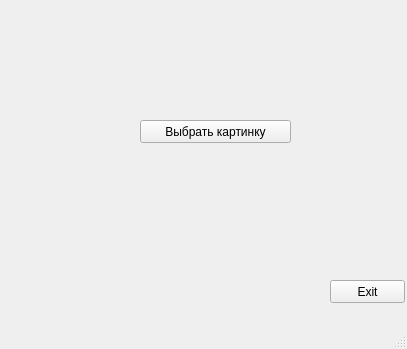
<?xml version="1.0" encoding="UTF-8"?>
<ui version="4.0">
 <class>MainWindow</class>
 <widget class="QMainWindow" name="MainWindow">
  <property name="geometry">
   <rect>
    <x>0</x>
    <y>0</y>
    <width>407</width>
    <height>349</height>
   </rect>
  </property>
  <property name="windowTitle">
   <string>MainWindow</string>
  </property>
  <widget class="QWidget" name="centralwidget">
   <widget class="QPushButton" name="pushButton">
    <property name="geometry">
     <rect>
      <x>330</x>
      <y>280</y>
      <width>75</width>
      <height>23</height>
     </rect>
    </property>
    <property name="text">
     <string>Exit</string>
    </property>
   </widget>
   <widget class="QPushButton" name="pushButton_2">
    <property name="geometry">
     <rect>
      <x>140</x>
      <y>120</y>
      <width>151</width>
      <height>23</height>
     </rect>
    </property>
    <property name="text">
     <string>Выбрать картинку</string>
    </property>
   </widget>
  </widget>
  <widget class="QMenuBar" name="menubar">
   <property name="geometry">
    <rect>
     <x>0</x>
     <y>0</y>
     <width>407</width>
     <height>21</height>
    </rect>
   </property>
  </widget>
  <widget class="QStatusBar" name="statusbar"/>
 </widget>
 <resources/>
 <connections/>
</ui>
